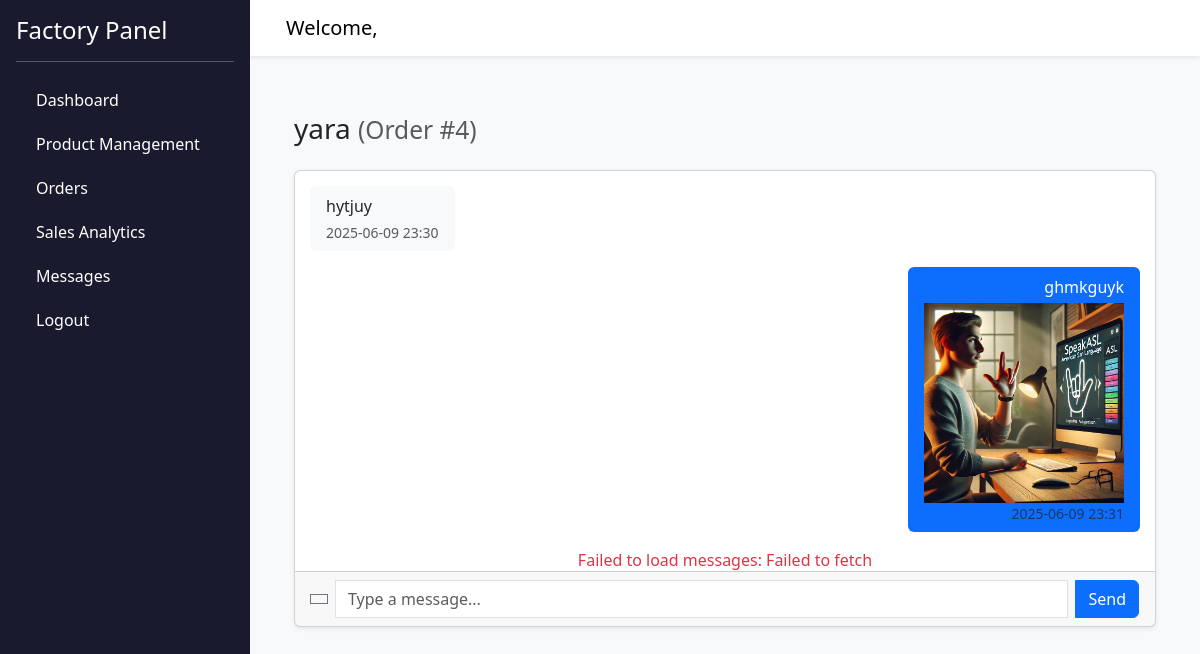
Page /chat/4 (signed in) on the committed database.
### models.py (models this page shows)
class User(db.Model):
    __tablename__ = 'users'
    id = db.Column(db.Integer, primary_key=True)
    name = db.Column(db.String(100), nullable=False)
    email = db.Column(db.String(120), unique=True, nullable=False)
    password = db.Column(db.String(200), nullable=False)
    role = db.Column(db.String(20), nullable=False)  # 'factory' or 'seller'
    created_at = db.Column(db.DateTime, default=datetime.utcnow)
    factory = db.relationship('Factory', backref='factory_user', uselist=False, foreign_keys='Factory.user_id')
    orders = db.relationship('Order', backref='seller', foreign_keys='Order.seller_id')
    chats_started = db.relationship('Chat', backref='chat_user1', foreign_keys='Chat.user1_id')
    chats_received = db.relationship('Chat', backref='chat_user2', foreign_keys='Chat.user2_id')
    messages_sent = db.relationship('Message', backref='message_sender', foreign_keys='Message.sender_id')
    ratings = db.relationship('Rating', backref='user')
    comments = db.relationship('Comment', backref='user')
    wishlist = db.relationship('Wishlist', backref='user')
    cart = db.relationship('Cart', backref='user', uselist=False, cascade="all, delete-orphan")

class Order(db.Model):
    __tablename__ = 'orders'
    id = db.Column(db.Integer, primary_key=True)
    seller_id = db.Column(db.Integer, db.ForeignKey('users.id'), nullable=False)
    factory_id = db.Column(db.Integer, db.ForeignKey('factories.id'), nullable=False)
    total_price = db.Column(db.Float, nullable=False)
    status = db.Column(db.String(50), nullable=False, default='Pending')
    order_date = db.Column(db.DateTime, nullable=False, default=datetime.utcnow)
    shipping_address = db.Column(db.Text, nullable=False)
    payment_method = db.Column(db.String(50), nullable=True)
    items = db.relationship('OrderItem', backref='order', cascade="all, delete-orphan")
    receipt = db.relationship('Receipt', backref='order', uselist=False, cascade="all, delete-orphan")
    chat = db.relationship('Chat', back_populates='order', uselist=False, cascade="all, delete-orphan")

class Message(db.Model):
    __tablename__ = 'messages'
    id = db.Column(db.Integer, primary_key=True)
    chat_id = db.Column(db.Integer, db.ForeignKey('chats.id'), nullable=False)
    sender_id = db.Column(db.Integer, db.ForeignKey('users.id'), nullable=False)
    content = db.Column(db.Text, nullable=True)
    attachment_url = db.Column(db.String(255))
    is_read = db.Column(db.Boolean, default=False)
    timestamp = db.Column(db.DateTime, default=datetime.utcnow)

### routes/chat.py (the view)
@chat_bp.route('/<int:chat_id>', endpoint='view_chat')
def view_chat(chat_id):
    ok, resp = user_required()
    if not ok:
        return resp
    user = resp
    chat = Chat.query.get_or_404(chat_id)
    if user.id not in (chat.user1_id, chat.user2_id):
        logger.error(f"User {user.id} unauthorized for chat {chat_id}")
        abort(403)
    messages = Message.query.filter_by(chat_id=chat.id).order_by(Message.timestamp.asc()).all()
    logger.debug(f"Chat {chat_id}: user1_id={chat.user1_id}, user2_id={chat.user2_id}, messages={len(messages)}")
    if not chat.chat_user1 or not chat.chat_user2:
        logger.error(f"Chat {chat_id} missing user1 or user2: user1={chat.chat_user1}, user2={chat.chat_user2}")
        flash('Invalid chat participants.', 'error')
        return redirect(url_for('chat.list_chats'))
    template = 'chat/factory_chat_room.html' if user.role == 'factory' else 'chat/chat_room.html'
    return render_template(template, user=user, chat=chat, messages=messages)

### routes/chat.py (called while the page is built)
def user_required():
    if 'user_id' not in session:
        flash('Please log in first.', 'error')
        return False, redirect(url_for('auth.index'))
    user = User.query.get(session['user_id'])
    if not user:
        flash('User not found.', 'error')
        session.pop('user_id', None)
        return False, redirect(url_for('auth.index'))
    return True, user

### templates/chat/factory_chat_room.html (shortened to what this page needs)
{% extends "base.html" %}
{% block content %}
<div class="container mt-4">
    <h3 class="text-dark mb-4">
        {% if user.id == chat.user2_id %}
            {{ chat.chat_user1.name if chat.chat_user1 else 'Unknown User' }}
        {% else %}
            {{ chat.chat_user2.name if chat.chat_user2 else 'Unknown User' }}
        {% endif %}
        {% if chat.order %}
            <small class="text-muted"> (Order #{{ chat.order.id }})</small>
        {% endif %}
    </h3>
    <div class="card shadow-sm">
        <div class="chat-messages" id="chat-messages" data-chat="{{ chat.id }}" data-user="{{ user.id }}" style="height: 400px; overflow-y: auto; padding: 15px;">
            {% for message in messages %}
                <div class="message {{ 'text-end' if message.sender_id == user.id else 'text-start' }} mb-3" data-message-id="{{ message.id }}">
                    <div class="d-inline-block p-2 px-3 rounded {{ 'bg-primary text-white' if message.sender_id == user.id else 'bg-light' }}">
                        <p class="mb-1">
                            {{
                                message.content.strip()|truncate(50)
                                if message.content and message.content.strip() else
                                ('Attachment' if message.attachment_url else 'No content')
                            }}
                        </p>
                        {% if message.attachment_url %}
                            <div class="attachment">
                                {% set ext = message.attachment_url.lower().rsplit('.', 1)[-1] %}
                                {% if ext in ['png', 'jpg', 'jpeg', 'gif'] %}
                                    <img src="{{ url_for('static', filename=message.attachment_url) }}" alt="Attachment" class="img-fluid" style="max-width: 200px;">
                                {% else %}
                                    <a href="{{ url_for('static', filename=message.attachment_url) }}" download>
                                        <i class="bi bi-file-earmark-arrow-down"></i> Download Attachment
                                    </a>
                                {% endif %}
                            </div>
                        {% endif %}
                        <small class="text-muted d-block">
                            {{ message.timestamp.strftime("%Y-%m-%d %H:%M") }}
                        </small>
                    </div>
                </div>
            {% endfor %}
        </div>
        <div class="card-footer">
            <form id="chat-form" action="{{ url_for('chat.send_message', chat_id=chat.id) }}" method="POST" enctype="multipart/form-data">
                <div class="input-group d-flex align-items-center">
                    <button type="button" class="btn btn-outline-secondary btn-sm me-2" onclick="document.getElementById('fileInput').click()">
                    </button>
                    <input type="text" id="content" name="content" class="form-control me-2" placeholder="Type a message..." autocomplete="off">
                    <button type="submit" class="btn btn-primary">Send</button>
                </div>
            </form>
        </div>
    </div>
</div>
{% endblock %}

### templates/base.html (style rules this page uses)
body { min-height: 100vh; display: flex; flex-direction: column; background-color: #f8f9fa; }

### rows in the picture
User: chat_user1 "yara"
Order: order.id "4"
Message: content.strip "hytjuy", timestamp "2025-06-09 23:30"
Message: content.strip "ghmkguyk", attachment_url (picture), timestamp "2025-06-09 23:31"
